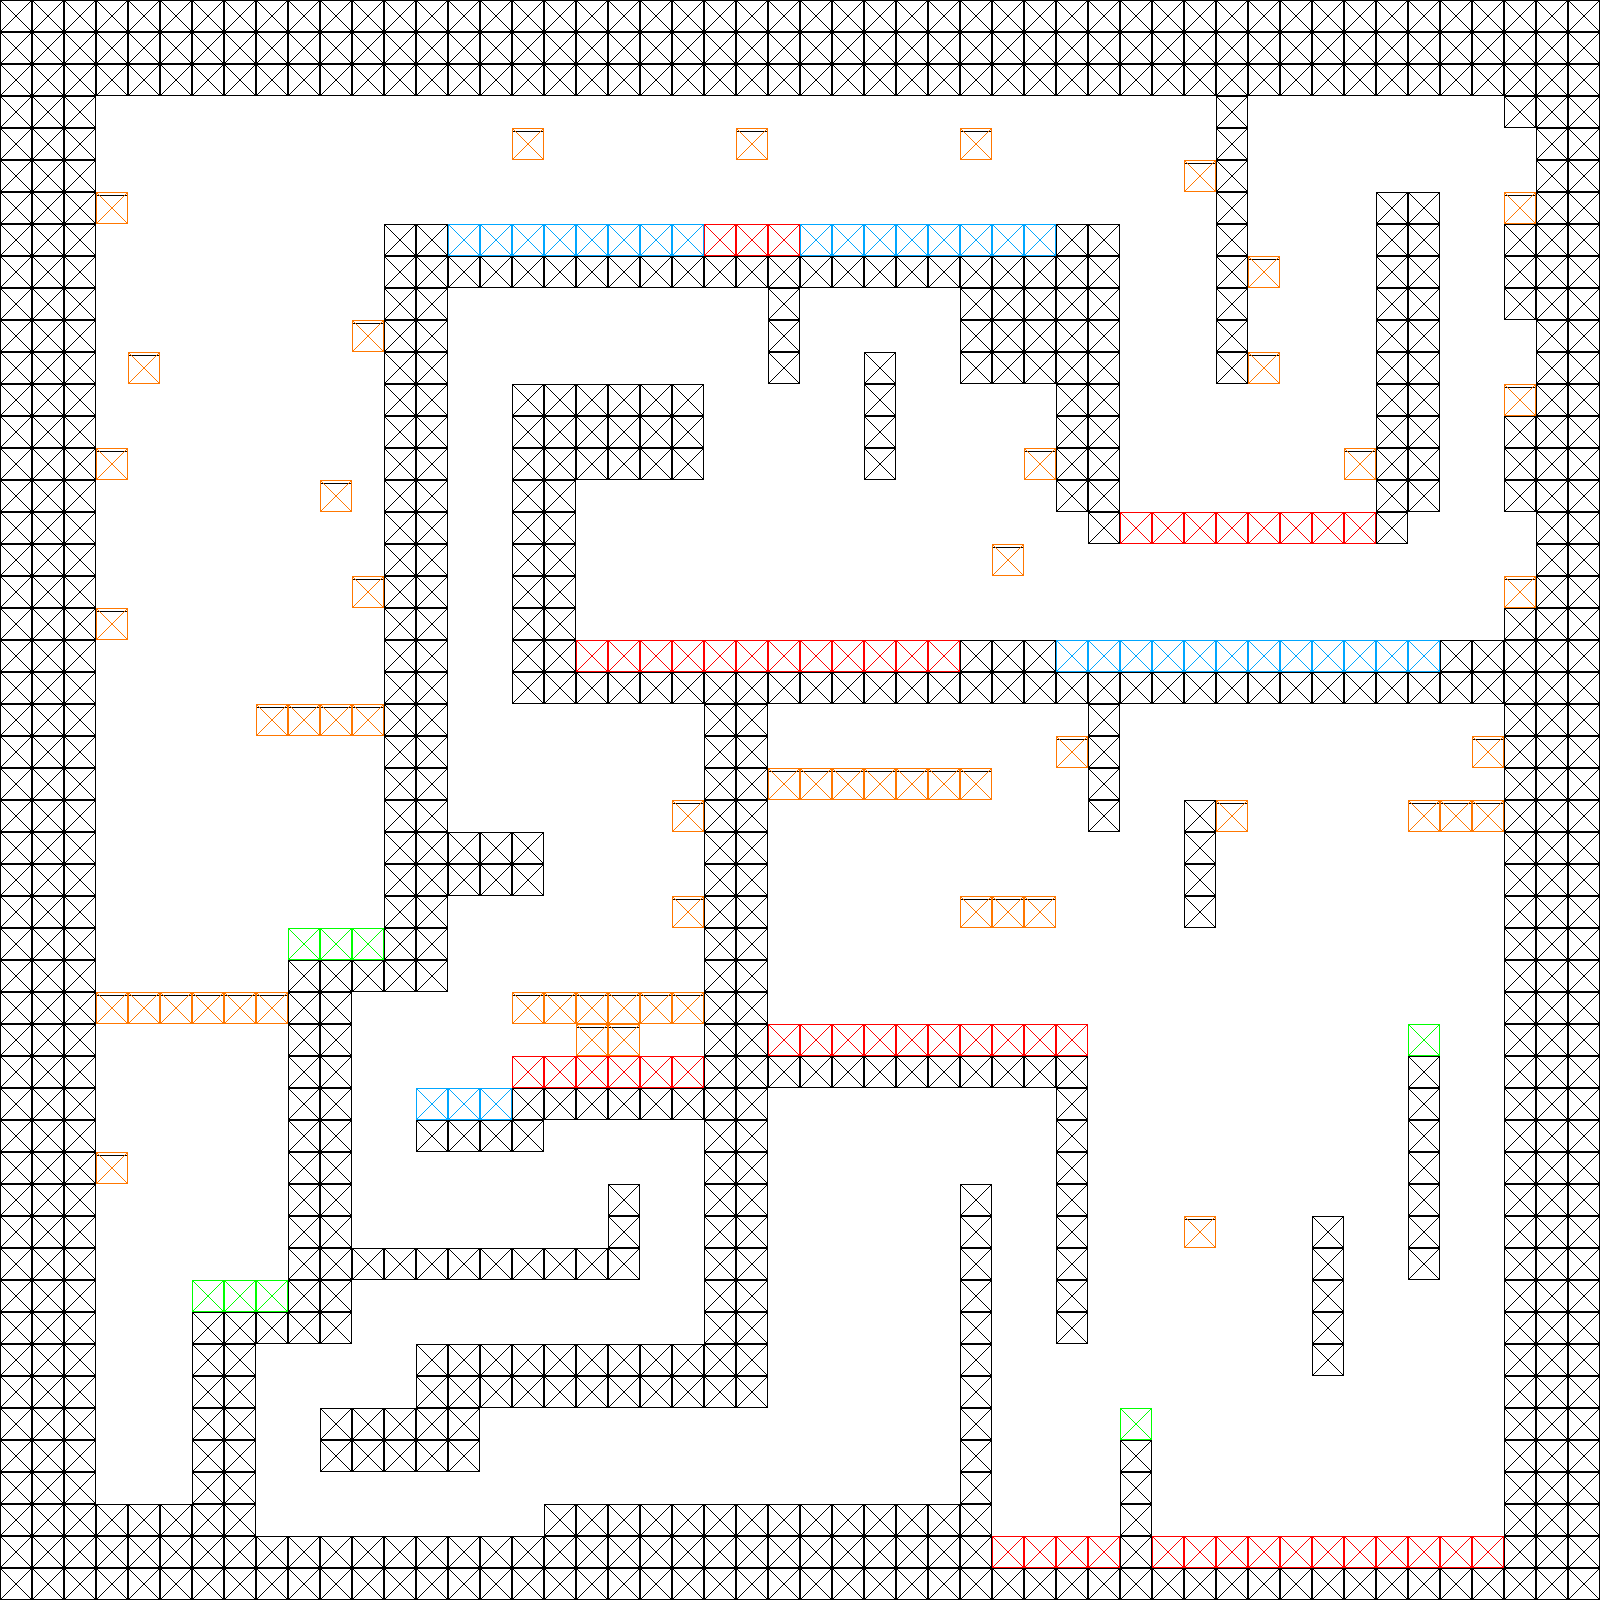

This game map was drawn from its Tiled (.tmx) file and the tilesets committed beside it. A one-line description and the trimmed map source follow:
An orthogonal 50x50 tile map with 32x32 px tiles, 3 tile layers (prototype, tiles, collisions), 1 hidden layer not drawn, 4 tilesets and 27 objects (Door, Goal).

<map version="1.10" tiledversion="1.12.1" orientation="orthogonal" renderorder="right-down" width="50" height="50" tilewidth="32" tileheight="32" infinite="0" backgroundcolor="#ffffff" nextlayerid="6" nextobjectid="37">
 <editorsettings>
  <export target="../../src/PolyGone/Maps/Level5.json" format="json" />
 </editorsettings>
 <tileset firstgid="1" source="../TiledSets/Proto.tsx" />
 <tileset firstgid="65" source="../TiledSets/EnemySheet.tsx" />
 <tileset firstgid="81" source="../TiledSets/CollisionTiles.tsx" />
 <tileset firstgid="97" source="../TiledSets/PlayerSheet.tsx" />
 <imagelayer id="5" name="background" visible="0" parallaxx="0.8" parallaxy="0.9" repeatx="1" repeaty="1">
  <image source="../../src/PolyGone/Content/Textures/Backgrounds/CastleBackground.png" width="256" height="256" />
 </imagelayer>
 <layer id="1" name="prototype" width="50" height="50">
  <data>[2500 cells, 1051 non-empty, 5 distinct tile ids]</data>
 </layer>
 <layer id="2" name="tiles" width="50" height="50">
  <data>[2500 cells, 1 non-empty, 1 distinct tile ids]</data>
 </layer>
 <objectgroup id="3" name="objects">
  <object id="1" name="Hub" type="Door" x="128" y="1504" width="32" height="32">
   <properties>
    <property name="connects" value="Hub" />
    <property name="loadX" type="int" value="800" />
    <property name="loadY" type="int" value="576" />
   </properties>
  </object>
  <object id="3" gid="66" x="96" y="1152" width="32" height="32" />
  <object id="4" gid="66" x="352" y="576" width="32" height="32" />
  <object id="7" gid="66" x="352" y="320" width="32" height="32" />
  <object id="8" gid="69" x="960" y="128" width="32" height="32" />
  <object id="9" gid="66" x="512" y="128" width="32" height="32" />
  <object id="10" gid="66" x="736" y="128" width="32" height="32" />
  <object id="11" gid="67" x="896" y="224" width="32" height="32" />
  <object id="12" gid="66" x="1248" y="352" width="32" height="32" />
  <object id="13" gid="66" x="1184" y="160" width="32" height="32" />
  <object id="14" gid="69" x="1504" y="384" width="32" height="32" />
  <object id="15" gid="66" x="1504" y="192" width="32" height="32" />
  <object id="16" gid="66" x="1504" y="576" width="32" height="32" />
  <object id="17" gid="67" x="1216" y="640" width="32" height="32" />
  <object id="18" gid="66" x="576" y="1024" width="32" height="32" />
  <object id="19" gid="66" x="608" y="1024" width="32" height="32" />
  <object id="20" gid="66" x="672" y="896" width="32" height="32" />
  <object id="22" gid="69" x="672" y="800" width="32" height="32" />
  <object id="24" gid="68" x="448" y="1344" width="32" height="32" />
  <object id="25" gid="68" x="448" y="1536" width="32" height="32" />
  <object id="26" gid="66" x="1472" y="736" width="32" height="32" />
  <object id="28" gid="66" x="1312" y="1216" width="32" height="32" />
  <object id="29" gid="66" x="1056" y="736" width="32" height="32" />
  <object id="32" name="Goal" type="Goal" x="800" y="768" width="32" height="32" />
  <object id="33" gid="97" x="128" y="1504" width="32" height="32" />
  <object id="35" gid="66" x="544" y="384" width="32" height="32" />
  <object id="36" gid="66" x="544" y="1248" width="32" height="32" />
 </objectgroup>
 <layer id="4" name="collisions" width="50" height="50">
  <data>[2500 cells, 1051 non-empty, 5 distinct tile ids]</data>
 </layer>
</map>
